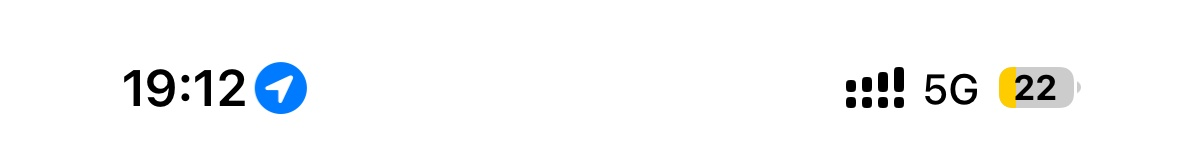
#> input picture src/top.jpg, 1179 x 165 px
$ python main.py
#> lines starting #> are read from the running program, lines starting #| are printed output that depends on the picture
#> in prepare_top_image, img is the input picture: PIL image 1179x165 RGB; mean R, G, B 247, 248, 248.6
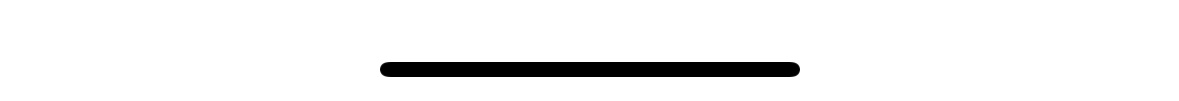
#> input picture src/bottom.jpg, 1179 x 101 px
#> in prepare_bottom_image, img is the input picture: PIL image 1179x101 RGB; min 0, max 255, mean 241.6
from selenium import webdriver
from selenium.webdriver.chrome.options import Options
from selenium.webdriver.common.by import By
from selenium.webdriver.support.ui import WebDriverWait
from selenium.webdriver.support import expected_conditions as EC
from selenium.common.exceptions import TimeoutException, NoSuchElementException
from PIL import Image
import os
import time
import threading
import sys
import shutil
from select import select
from selenium.webdriver.common.action_chains import ActionChains
import json

# 添加用户数据目录的常量
USER_DATA_DIR = "./chrome_user_data"

def read_urls(file_path='url.txt'):
    """读取URL文件"""
    with open(file_path, 'r', encoding='utf-8') as f:
        urls = [line.strip() for line in f.readlines() if line.strip()]
    return urls

# [189 lines left out: functions setup_browser, save_browser_session, ask_yes_no, wait_for_login, check_and_click_next_button, not called in this run]

def prepare_back_icon():
    """准备返回图标"""
    print("正在准备返回图标...")

    # 读取原始图片
    real_path = "src/example_real.jpg"
    back_path = "src/back.png"

    try:
        if not os.path.exists(real_path):
            print(f"错误：找不到示例片 ({real_path})")
            return False

        # 使用 PIL 打开图片并裁剪
        with Image.open(real_path) as img:
            # 计算正方形区域（以最长边为准）
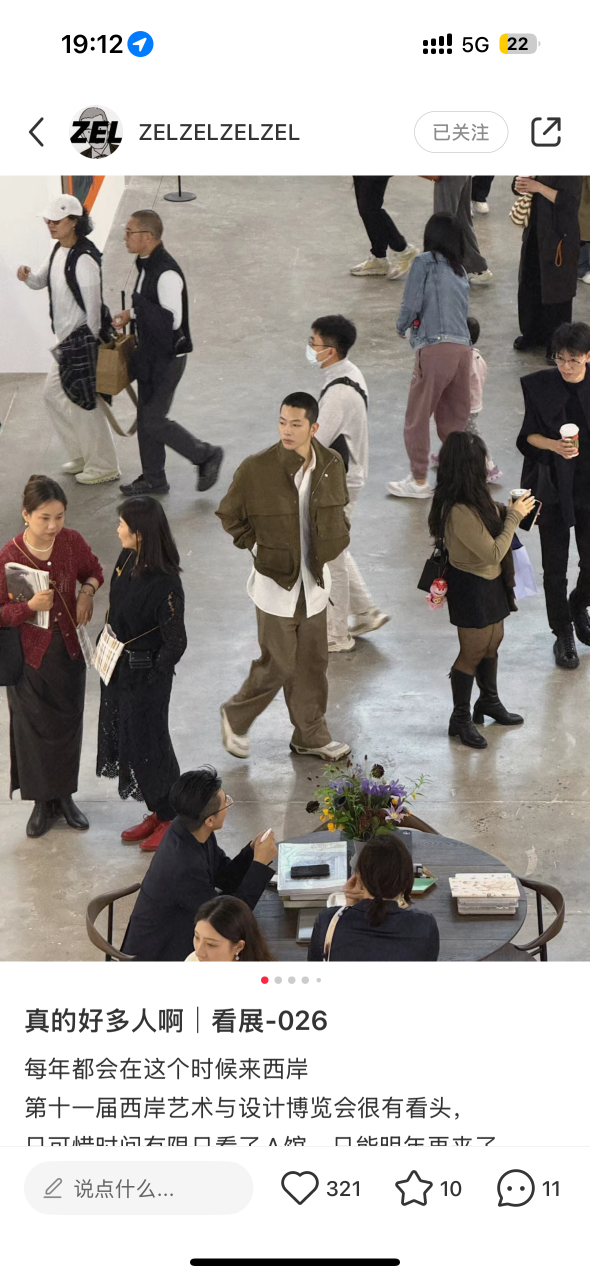
#> input picture src/example_real.jpg, 1179 x 2556 px (shown at 1/2 size)
#> img is the input picture: PIL image 1179x2556 RGB; mean R, G, B 169.4, 165.3, 161.9
            width = 108 - 26
            height = 317 - 205
            size = max(width, height)  # 取最长边

            # 计算居中的正方形区域
            center_x = (26 + 108) // 2
            center_y = (205 + 317) // 2
            half_size = size // 2

            crop_box = (
                center_x - half_size,  # left
                center_y - half_size,  # top
                center_x + half_size,  # right
                center_y + half_size   # bottom
            )

            # 裁剪返回图标
            back_icon = img.crop(crop_box)
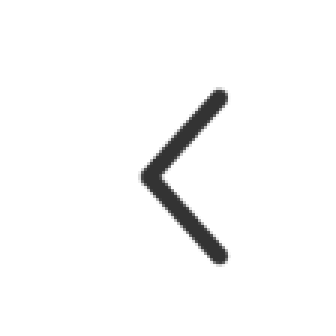
#> back_icon: PIL image 112x112 RGB (shown 3 times larger); min 51, max 255, mean 248

            # 保存返回图标
            back_icon.save(back_path, "PNG")
            print(f"返回图标已保存 (尺寸: {size}×{size})")
            return True

    except Exception as e:
        print(f"处理返回图标时出错: {str(e)}")
        return False

# [258 lines left out: functions replace_back_icon, check_and_click_ok_button, check_and_click_collect_guide, check_and_close_login_popup, process_single_url, not called in this run]

def capture_screenshots():
    """主函数：捕获截图"""
    # 询问是否使用上次的会话（默认使用）
    use_previous = False
    if os.path.exists(USER_DATA_DIR):
        use_previous = ask_yes_no("检测到上次的浏览器配置，是否使用？", default=True)

    # 创建截图目录
    os.makedirs('./screenshot', exist_ok=True)

    # 读取URL列表
    urls = read_urls()
    if not urls:
        print("URL文件为空或不存在")
        return

    # 预先加载所有需要的图片资源
    try:
        top_img = Image.open("src/top.jpg")
        bottom_img = Image.open("src/bottom.jpg")
        back_icon = Image.open("src/back.png")
        if top_img.size != (1179, 165) or bottom_img.size != (1179, 101):
            print("错误：顶部或底部图片尺寸不正确")
            return
    except Exception as e:
        print(f"加载图片资源失败: {str(e)}")
        return

    # 设置浏览器
    driver = setup_browser(use_previous)

    try:
        # 如果不使用上次会话，则需要等待登录
        if not use_previous:
            wait_for_login(driver)

        # 遍历URL并截图
        for i, url in enumerate(urls, 1):
            process_single_url(driver, url, i, top_img, bottom_img, back_icon)

        # 只有在没有使用历史配置时才询问是否保存
        if not use_previous:
            if ask_yes_no("是否保存当前的浏览器配置（包��登录状态等）？", default=True):
                save_browser_session(driver)

    finally:
        driver.quit()
        # 关闭图片
        top_img.close()
        bottom_img.close()
        back_icon.close()

def prepare_bottom_image():
    """准备底部图片资源"""
    print("正在准备底部图片资源...")
    bottom_path = "src/bottom.jpg"

    try:
        # 检查目录是否存在并确保有写权限
        os.makedirs("src", exist_ok=True)

        # 检查文件是否存在
        if not os.path.exists(bottom_path):
            print(f"错误：底部图片不存在 ({bottom_path})")
            return False

        # 检查文件权限
        if not os.access(bottom_path, os.W_OK):
            print(f"错误：没有文件的写入权限 ({bottom_path})")
            print("尝试修改文件权限...")
            try:
                # 尝试修改文件权限为可写
                os.chmod(bottom_path, 0o666)
            except Exception as e:
                print(f"修改文件权限失败: {str(e)}")
                print("建议手动检查文件权限或以管理员权限运行程序")
                return False

        # 处理图片
        with Image.open(bottom_path) as img:
            width, height = img.size

            # 检查尺寸是否已经符合要求 (现在是101px而不是96px)
            if width == 1179 and height == 101:
                print("底部图片尺寸正确")
                return True

            print(f"调整底部图片尺寸 (当前: {width}×{height} -> 目标: 1179×101)")

            # 计算等比例缩放后的高度
            scale_ratio = 1179 / width
            new_height = int(height * scale_ratio)

            # 先调整宽度到 1179
            resized_img = img.resize((1179, new_height), Image.Resampling.LANCZOS)

            # 从底部裁切 101 像素（96+5）
            final_img = resized_img.crop((0, new_height - 101, 1179, new_height))

            try:
                # 尝试先保存到临时文件
                temp_path = "src/bottom_temp.jpg"
                final_img.save(temp_path, quality=95)

                # 如果临时文件保存成功，则替换原文件
                shutil.move(temp_path, bottom_path)
                print("底部图片已调整到正确尺寸")
                return True
            except Exception as e:
                print(f"保存图片失败: {str(e)}")
                if os.path.exists(temp_path):
                    try:
                        os.remove(temp_path)
                    except:
                        pass
                return False

    except PermissionError:
        print(f"权限错误：无法访问或修改文件 ({bottom_path})")
        print("请检查文件权限或以管理员权限运行程")
        return False
    except Exception as e:
        print(f"处理底部图片时出错: {str(e)}")
        return False

def prepare_top_image():
    """准备顶部图片资源"""
    print("正在准备顶部图片资源...")
    top_path = "src/top.jpg"

    try:
        # 检查目录是否存在并确保有写权限
        os.makedirs("src", exist_ok=True)

        # 检查文件是否存在
        if not os.path.exists(top_path):
            print(f"错误：顶部图片不存在 ({top_path})")
            return False

        # 检查文件权限
        if not os.access(top_path, os.W_OK):
            print(f"错误：没有文件的写入权限 ({top_path})")
            print("尝试修改文件限...")
            try:
                # 尝试修改文件权限为可写
                os.chmod(top_path, 0o666)
            except Exception as e:
                print(f"修改文件权限失败: {str(e)}")
                print("建议手动检查文件权限或以管理员权限运行程序")
                return False

        # 处理图片
        with Image.open(top_path) as img:
            width, height = img.size

            # 检查尺寸是否已经符合要求（现在是165px而不是150px）
            if width == 1179 and height == 165:
                print("顶部图片尺寸正确")
                return True

            print(f"调整顶部图片尺寸 (当前: {width}×{height} -> 目标: 1179×165)")

            # 计算等比例缩放后的高度
            scale_ratio = 1179 / width
            new_height = int(height * scale_ratio)

            # 先调整宽度到 1179
            resized_img = img.resize((1179, new_height), Image.Resampling.LANCZOS)

            # 从顶部裁切 165 像素（150+15）
            final_img = resized_img.crop((0, 0, 1179, 165))

            try:
                # 尝试先保存到临时文件
                temp_path = "src/top_temp.jpg"
                final_img.save(temp_path, quality=95)

                # 如果临时文件保存成功，则替换原文件
                shutil.move(temp_path, top_path)
                print("顶部图片已调整到确尺寸")
                return True
            except Exception as e:
                print(f"保存图片失败: {str(e)}")
                if os.path.exists(temp_path):
                    try:
                        os.remove(temp_path)
                    except:
                        pass
                return False

    except PermissionError:
        print(f"权限错误：无法访问或修改文件 ({top_path})")
        print("请检查文件权限或以管理员权限运行程序")
        return False
    except Exception as e:
        print(f"处理顶部图片时出错: {str(e)}")
        return False

if __name__ == "__main__":
    # 准备所有资源
    prepare_top_image()
    prepare_bottom_image()
    prepare_back_icon()

    # 开始主程序
#> (the run stopped early here; a loop or call above may not have finished)
